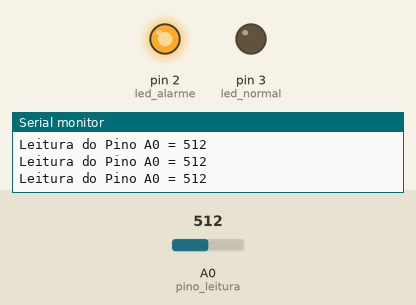
Simulated run of this sketch. Board: Arduino Uno, built with avr-gcc and run on an emulated ATmega328P. Shown: output pins drawn as LEDs (lit = HIGH), the last lines printed to the serial monitor. The inputs (shaded band) are chosen by the test bench; at power-on: A0 (pino_leitura) = 512.

Above: at 1.2 s.
1.3 s: A0 (pino_leitura) set to 284
4.3 s: A0 (pino_leitura) set to 259
At 5.5 s:
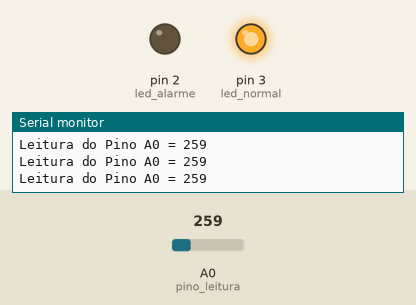
5.8 s: A0 (pino_leitura) set to 283
At 6.4 s:
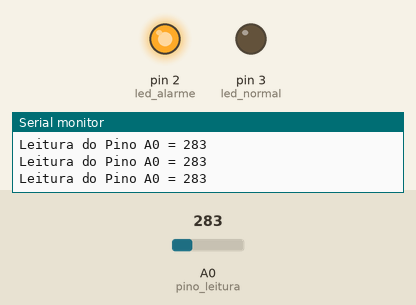
8.8 s: A0 (pino_leitura) set to 263
At 9.9 s:
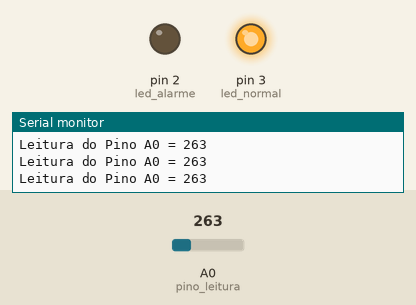
Timing chart, 0 to 11.8 s (numbered marks = the images above; inputs shaded):
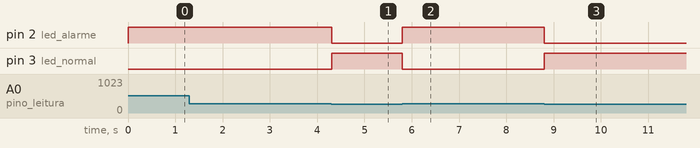

Measured:
- the behaviour switches between 274 and 273 on A0 (pino_leitura) (found by bisection; images 0 and 1)
- after the input at 4.3 s, pin 2 (led_alarme): HIGH → LOW at once; pin 3 (led_normal): LOW → HIGH at once
- after the input at 5.8 s, pin 2 (led_alarme): LOW → HIGH at once; pin 3 (led_normal): HIGH → LOW at once
- after the input at 8.8 s, pin 2 (led_alarme): HIGH → LOW at once; pin 3 (led_normal): LOW → HIGH at once

The sketch:

lesson_5.ino
```cpp
int Sens = 399;
int pino_leitura = A0;
int led_alarme = 2;
int led_normal = 3;
int leitura_analogica = 0;

 void setup()
{
 Serial.begin (9600);
 pinMode (pino_leitura, INPUT);
 pinMode (led_alarme, OUTPUT);
 pinMode (led_normal, OUTPUT);
 }

void loop()
{
  leitura_analogica = analogRead (pino_leitura);
  Serial.print ("Leitura do Pino A0 = ");
  Serial.println (leitura_analogica);

  if (analogRead(A0) <= 273){
    digitalWrite (led_alarme, LOW);
    digitalWrite (led_normal, HIGH);
  }else {
    digitalWrite (led_alarme, HIGH);
    digitalWrite (led_normal, LOW);
  }

}
```
